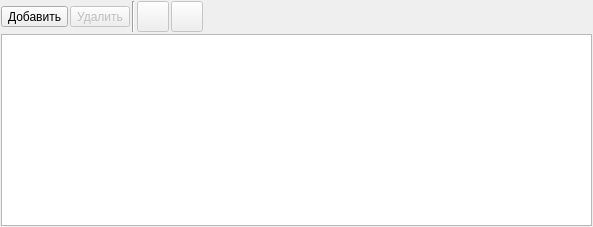
     <widget class="QWidget" name="pageParametersFilters">
      <layout class="QGridLayout" name="gridLayout_2">
       <property name="leftMargin">
        <number>1</number>
       </property>
       <property name="topMargin">
        <number>1</number>
       </property>
       <property name="rightMargin">
        <number>1</number>
       </property>
       <property name="bottomMargin">
        <number>1</number>
       </property>
       <property name="spacing">
        <number>2</number>
       </property>
       <item row="0" column="2">
        <widget class="Line" name="line">
         <property name="orientation">
          <enum>Qt::Vertical</enum>
         </property>
        </widget>
       </item>
       <item row="0" column="5">
        <spacer name="horizontalSpacer_3">
         <property name="orientation">
          <enum>Qt::Horizontal</enum>
         </property>
         <property name="sizeHint" stdset="0">
          <size>
           <width>387</width>
           <height>20</height>
          </size>
         </property>
        </spacer>
       </item>
       <item row="0" column="0">
        <widget class="QToolButton" name="toolButtonAddFilter">
         <property name="toolTip">
          <string>Добавить фильтр</string>
         </property>
         <property name="text">
          <string>Добавить</string>
         </property>
         <property name="icon">
          <iconset resource="../../res.qrc">
           <normaloff>:/32/icons/32x32/add.png</normaloff>:/32/icons/32x32/add.png</iconset>
         </property>
         <property name="iconSize">
          <size>
           <width>24</width>
           <height>24</height>
          </size>
         </property>
         <property name="toolButtonStyle">
          <enum>Qt::ToolButtonTextBesideIcon</enum>
         </property>
        </widget>
       </item>
       <item row="0" column="1">
        <widget class="QToolButton" name="toolButtonDelFilter">
         <property name="enabled">
          <bool>false</bool>
         </property>
         <property name="toolTip">
          <string>Удалить фильтр</string>
         </property>
         <property name="text">
          <string>Удалить</string>
         </property>
         <property name="icon">
          <iconset resource="../../res.qrc">
           <normaloff>:/32/icons/32x32/delete.png</normaloff>:/32/icons/32x32/delete.png</iconset>
         </property>
         <property name="iconSize">
          <size>
           <width>24</width>
           <height>24</height>
          </size>
         </property>
        </widget>
       </item>
       <item row="0" column="3">
        <widget class="QToolButton" name="toolButtonSortUp">
         <property name="enabled">
          <bool>false</bool>
         </property>
         <property name="toolTip">
          <string>Положение фильтра - вверх</string>
         </property>
         <property name="text">
          <string/>
         </property>
         <property name="icon">
          <iconset resource="../../res.qrc">
           <normaloff>:/32/icons/32x32/up.png</normaloff>:/32/icons/32x32/up.png</iconset>
         </property>
         <property name="iconSize">
          <size>
           <width>24</width>
           <height>24</height>
          </size>
         </property>
        </widget>
       </item>
       <item row="0" column="4">
        <widget class="QToolButton" name="toolButtonSortDown">
         <property name="enabled">
          <bool>false</bool>
         </property>
         <property name="toolTip">
          <string>Положение фильтра - вниз</string>
         </property>
         <property name="icon">
          <iconset resource="../../res.qrc">
           <normaloff>:/32/icons/32x32/down.png</normaloff>:/32/icons/32x32/down.png</iconset>
         </property>
         <property name="iconSize">
          <size>
           <width>24</width>
           <height>24</height>
          </size>
         </property>
        </widget>
       </item>
       <item row="1" column="0" colspan="6">
        <widget class="QTreeView" name="treeViewFilters">
         <property name="selectionMode">
          <enum>QAbstractItemView::ExtendedSelection</enum>
         </property>
         <property name="rootIsDecorated">
          <bool>false</bool>
         </property>
         <property name="itemsExpandable">
          <bool>false</bool>
         </property>
        </widget>
       </item>
      </layout>
     </widget>
